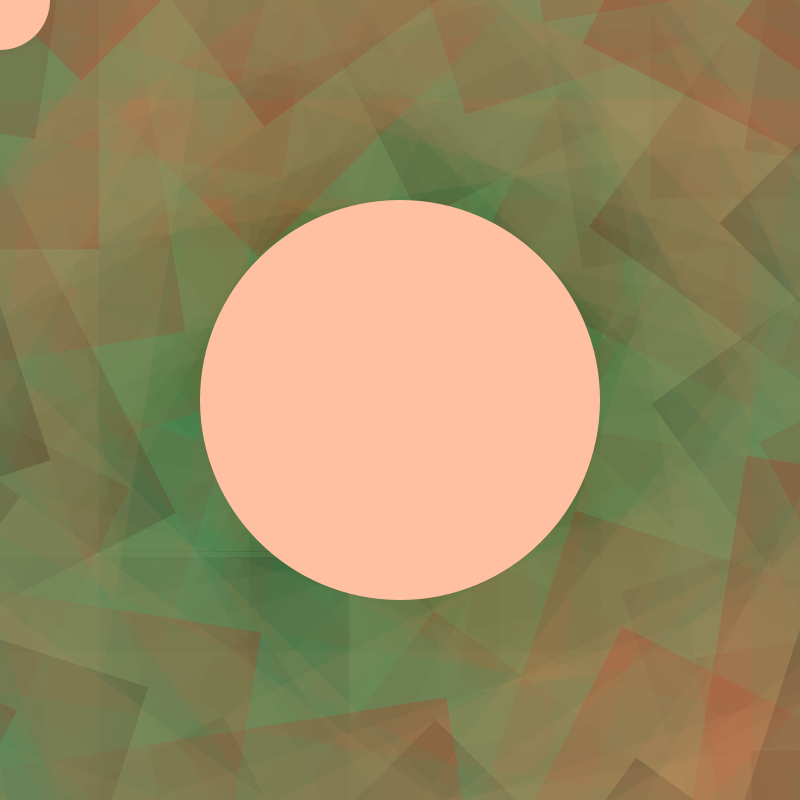
Frame 1 (no input)
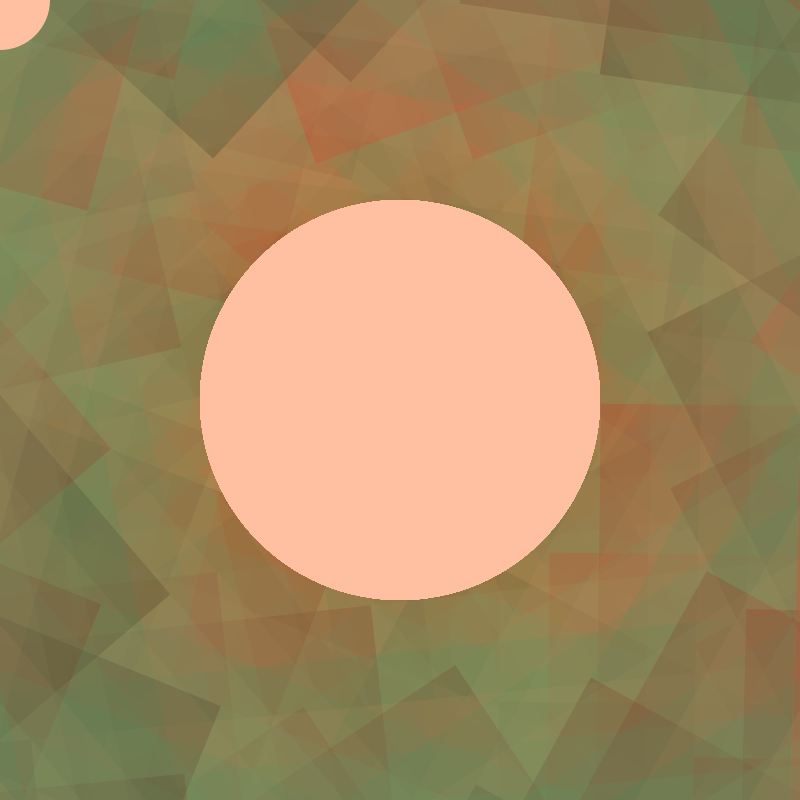
Frame 60 (the mouse pressed at the canvas centre just before this capture)
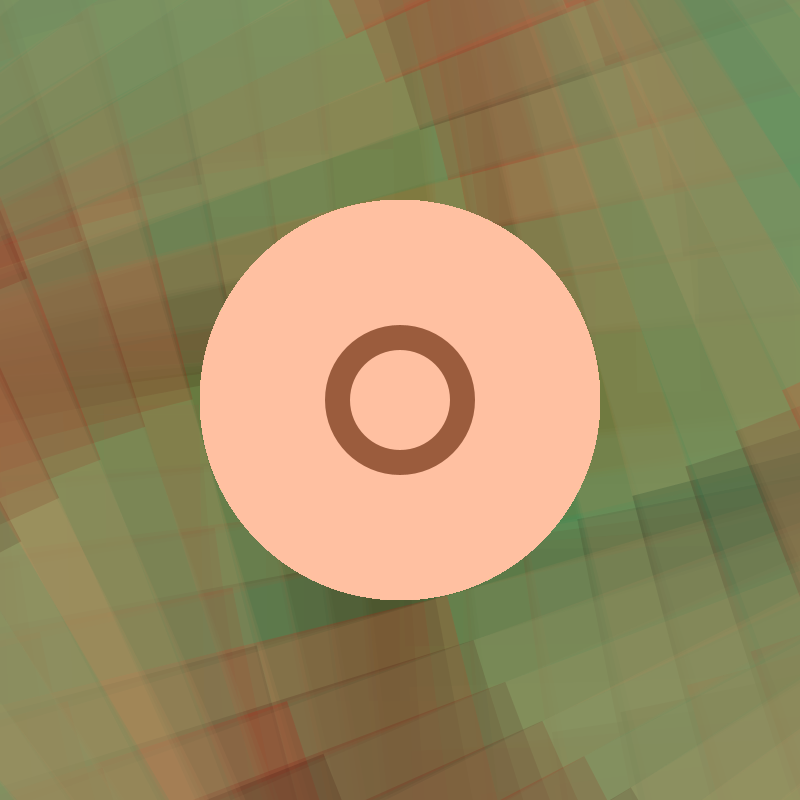
Frame 120 (the mouse held since frame 60 and released just before this capture)

The Processing sketch that drew these frames (run headless with seeded random() and noise(); from frame 60 on, the mouse is pressed at the canvas centre):

// Processing sketch: SinCosHw
// ── SinCosHw.pde
PGraphics pg;

float startingSize;
float oscillateSize;
float oscillateBackground;
float angle;
float rate;
float amplitude;


void setup() {
  size(800, 800);
  noStroke();

  angle = 0;
  rate = 0.03;
  amplitude = 100;
  startingSize = 150;
  
  pg = createGraphics(400, 400);
}


void draw() {
pushMatrix();
  translate(width/2, height/2);
background(oscillateBackground,69,0);
  oscillateBackground = map(sin(angle), -1, 1, 0, 255);
  angle += rate;
  oscillateSize = startingSize + sin(angle) * amplitude;

  for (int i = 1; i < width; i +=50) {
    for (int j = 1; j < height; j += 50) {
      float r = map(i, 0, width, 0, 255);
      rotate(radians(frameCount)*oscillateSize);
      fill(random(0, 255), 0, 0, 40);
     rect(i, j, 300*i, 300*r);
      fill(random(0, 255), 150, 100, 20);
      rect(i, j, 300*j, 200*-r);
    }
  }
  popMatrix();

  pg.beginDraw();
 pg.noStroke();
 pg.fill(255,192,161);
pg.ellipse(200,200,400,400);
pg.fill(155,92,61);
pg.ellipse(mouseX-200,mouseY-200,150,150);


  pg.endDraw();
  imageMode(CENTER);
  image(pg, width/2, height/2); 
  fill(255,192,161);
  ellipse(mouseX,mouseY,100,100);

}
